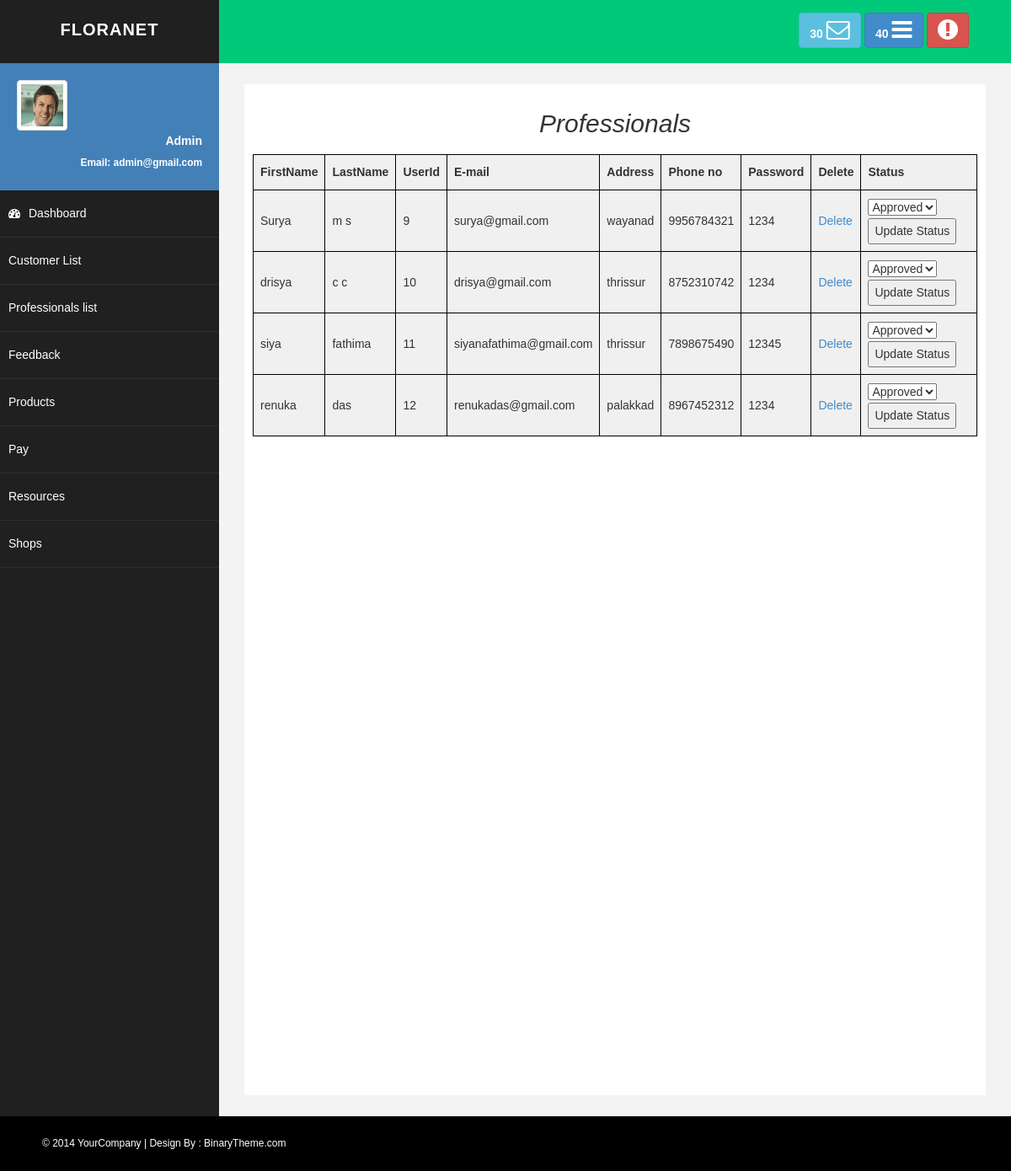
Before: /prolist/ with the older database file.
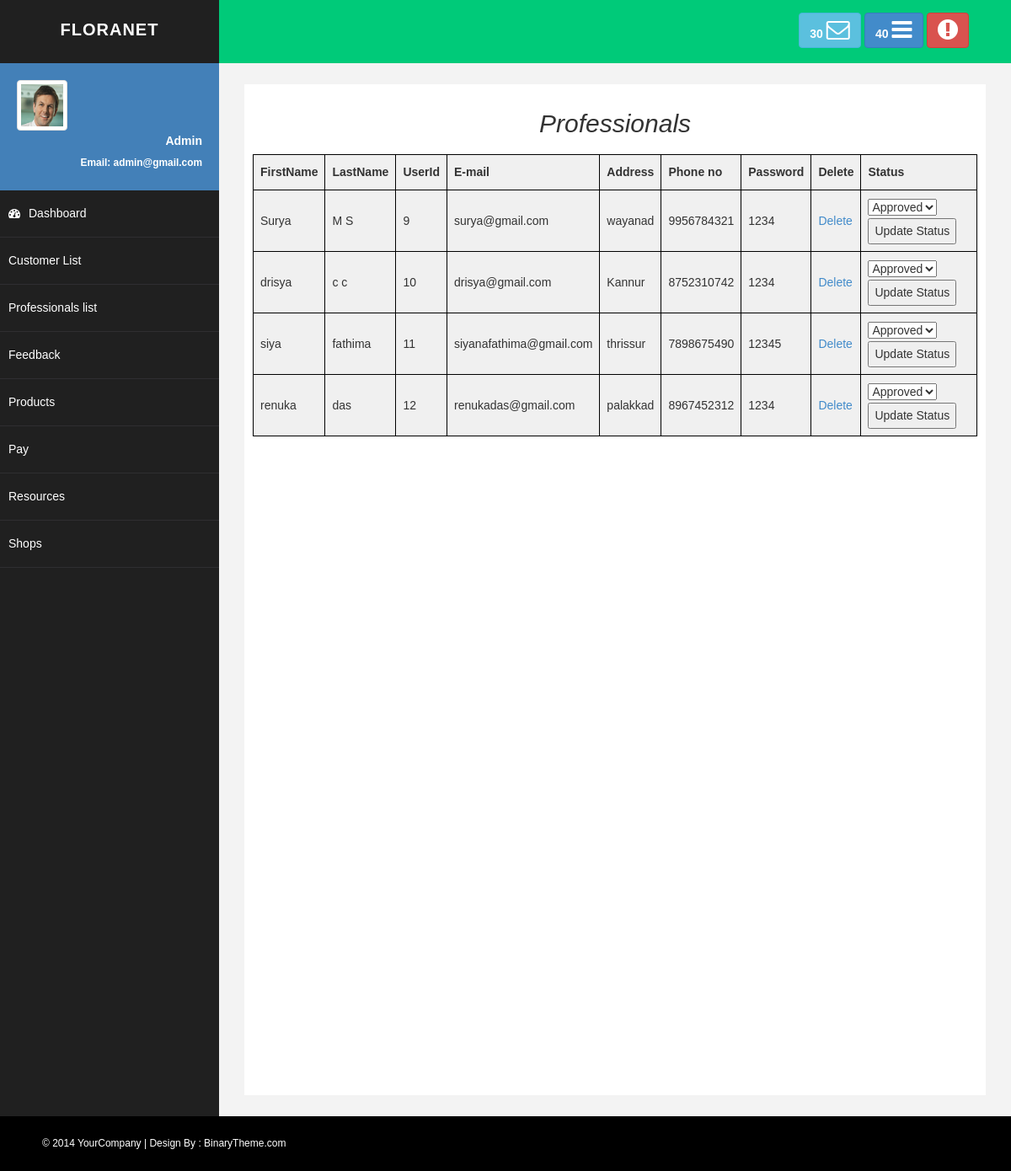
After: the same page with the newer database file.
### garden_app/models.py (models this page shows, shortened)
class prof_reg(models.Model):
    STATUS=(
        ('applied','Applied'),
        ('approved','Approved'),
        ('rejected','Rejected'),
    )
    fname=models.CharField(max_length=100)
    lname=models.CharField(max_length=100)
    em=models.EmailField(unique=True,max_length=100)
    phno = models.CharField(max_length=10)
    passw = models.CharField(max_length=100)
    confirm_pass=models.CharField(max_length=100)
    add=models.CharField(max_length=100)
    status=models.CharField(max_length=20,choices=STATUS,default='applied')

### garden_app/views.py (the view)
# urls.py: path('prolist/',views.prolist,name="prolist"),
def prolist(request):
    prof = prof_reg.objects.all()
    return render(request,'prolist.html',{'prof':prof})

### garden_app/templates/prolist.html (shortened to what this page needs)
{% extends 'admin_dash.html' %}
{% block content %}
<h2>Professionals</h2>
<table border="2">
    <tr>
        <th>FirstName</th>
        <th>LastName</th>
        <th>UserId</th>
        <th>E-mail</th>
        <th>Address</th>
        <th>Phone no</th>
        <th>Password</th>
        <th>Delete</th>
        <th>Status</th>
    </tr>
    {% for prof in prof %}
    <tr>
        <td>{{ prof.fname }}</td>
        <td>{{ prof.lname }}</td>
        <td>{{ prof.id }}</td>
        <td>{{ prof.em }}</td>
        <td>{{ prof.add }}</td>
        <td>{{ prof.phno }}</td>
        <td>{{ prof.passw }}</td>
        <td><a href="/delete_prof/{{ prof.id }}">Delete</a></td>
        <td>
            <form method="post" action="{% url 'up_status' %}">
                <select name="status">
                    <option value="approved" {% if prof.status == 'approved' %}selected{% endif %}>Approved</option>
                </select>
                <button type="submit">Update Status</button>
            </form>
        </td>
    </tr>
    {% endfor %}
</table>
{% endblock %}

### garden_app/templates/admin_dash.html (shortened to what this page needs)
{% load static %}
<!DOCTYPE html>
<html xmlns="http://www.w3.org/1999/xhtml">
<head>
    <link href="{% static 'asset/css/bootstrap.css' %}" rel="stylesheet" />
    <link href="{% static 'asset/css/font-awesome.css' %}" rel="stylesheet" />
    <link href="{% static 'asset/css/basic.css' %}" rel="stylesheet" />
    <link href="{% static 'asset/css/custom.css' %}" rel="stylesheet" />
</head>
<body>
    <div id="wrapper">
        <nav class="navbar navbar-default navbar-cls-top " role="navigation" style="margin-bottom: 0">
            <div class="navbar-header">
                <a class="navbar-brand" href="/index/">FloraNet</a>
            </div>
            <div class="header-right">
                <a href="message-task.html" class="btn btn-info" title="New Message"><b>30 </b><i class="fa fa-envelope-o fa-2x"></i></a>
                <a href="message-task.html" class="btn btn-primary" title="New Task"><b>40 </b><i class="fa fa-bars fa-2x"></i></a>
                <a href="login.html" class="btn btn-danger" title="Logout"><i class="fa fa-exclamation-circle fa-2x"></i></a>
            </div>
        </nav>
        <nav class="navbar-default navbar-side" role="navigation">
            <div class="sidebar-collapse">
                <ul class="nav" id="main-menu">
                    <li>
                        <div class="user-img-div">
                            <img src="{% static 'asset/img/user.png' %}" class="img-thumbnail" />
                            <div class="inner-text">
                                Admin
                            <br />
                                <small>Email: admin@gmail.com </small>
                            </div>
                        </div>
                    </li>
                    <li>
                        <a id="dashboard-menu" href="/admin_dash/"><i class="fa fa-dashboard "></i>Dashboard</a>
                    </li>
                    <li>
                        <a href="/userlist/">Customer List</a>
                    </li>
                    <li>
                        <a href="/prolist/">Professionals list</a>
                    </li>
                    <li>
                        <a href="/feedbacklist/">Feedback</a>
                    </li>
                    <li>
                        <a href="/product_list/">Products</a>
                    </li>
                    <li>
                        <a href="/paymentlist/">Pay</a>
                    </li>
                    <li>
                        <a href="/resource_list/">Resources</a>
                    </li>
                    <li>
                        <a href="/ashoplist/">Shops</a>
                    </li>
            </div>
        </nav>
        <div id="page-wrapper">
            <div id="page-inner">
                {% block content %}{% endblock %}
            </div>
        </div>
    </div>
    <div id="footer-sec">
        &copy; 2014 YourCompany | Design By : <a href="http://www.binarytheme.com/" target="_blank">BinaryTheme.com</a>
    </div>
</body>
</html>

### garden_app/static/asset/css/basic.css (style rules this page uses)
body { font-family: 'Open Sans', sans-serif; line-height:25px; }
#wrapper { width: 100%; background: #202020; }
#page-wrapper { padding: 15px 15px; min-height: 600px; background: #F3F3F3; }
#page-inner { width: 100%; margin: 10px 20px 10px 0px; background-color: #fff!important; padding: 10px; min-height: 1200px; }
.navbar-cls-top .navbar-brand { color: #fff; background: #202020; width: 260px; text-align: center; height: 75px; font-size: 20px; letter-spacing: 1px; font-weight: 900; padding-top: 25px; text-transform:uppercase; }
.header-right { color: #fff; padding: 15px 50px 5px 50px; float: right; font-size: 16px; }
.user-img-div { min-height: 140px; padding: 20px; background-color: #4380B8; }
.user-img-div img { max-height: 60px; }
.user-img-div .inner-text { text-align: right; position: relative; color: #fff; font-weight: 800; line-height: 25px; }
.sidebar-collapse, .sidebar-collapse .nav { background: none; }
.sidebar-collapse .nav { padding: 0; }
.sidebar-collapse .nav > li > a { color: #fff; background: #202020; text-shadow: none; padding: 15px 40px; border-bottom: 1px solid #2F2E31; }
.sidebar-collapse > .nav > li > a { padding: 15px 10px; }
.navbar-side { border: none; background-color: #202020; }
.navbar-cls-top { background: #00CA79; border-bottom: none; }
.navbar-default { border: 0px solid black; }
.navbar-header { background: #000000; }
.nav > li > a > i { margin-right: 10px; }
#footer-sec { background-color:#000; padding:20px 50px; color:#fff; font-size:12px; }
#footer-sec a { color:#fff; }
@media (min-width:768px) { #page-wrapper { margin: 0 0 0 260px; padding: 15px 30px; min-height: 1200px; } }
@media (min-width:768px) { .navbar-side { z-index: 1; position: absolute; width: 260px; } }
@media (min-width:768px) { .navbar { border-radius: 0px; } }

### garden_app/templates/prolist.html (style rules this page uses)
body { background-color: aquamarine; font-family: Arial, sans-serif; display: block; }
h2 { text-align: center; font-style: italic; }
table { border: 1px dotted black; width: 100%; border-collapse: collapse; background-color: #f0f0f0; margin-top: 20px; }
th, td { border: 1px solid black; padding: 8px; text-align: left; }

Changed rows visible on the page:
changed prof_reg "Surya": lname "m s" → "M S"
changed prof_reg "drisya": add "thrissur" → "Kannur"
